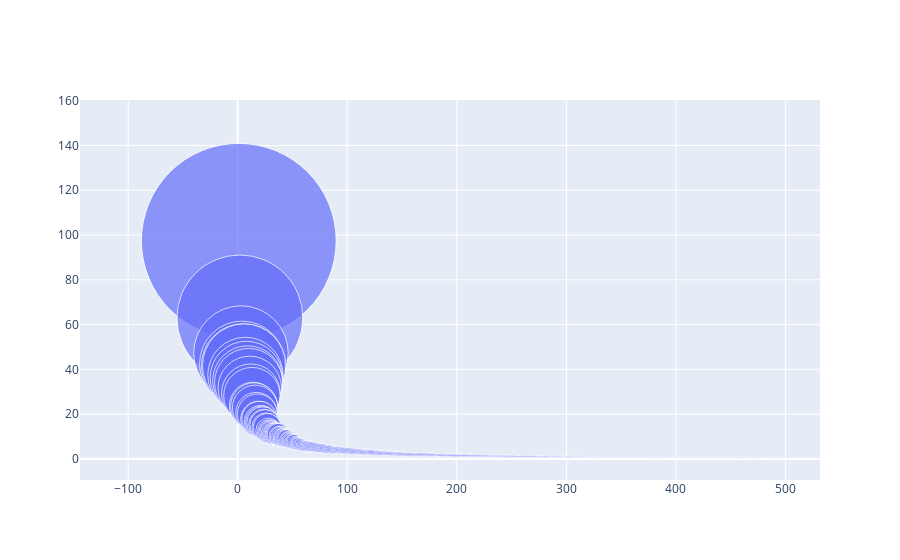

Notebook source saved alongside this figure:
### Code cell
import plotly.graph_objects as go

fig = go.Figure(data=[go.Scatter(
    x=[i for i in range(1,len(sortedRes)+1)], y=wordsTFIDF,
    mode='markers',
    text= words,
    marker_size= [i*2 for i in wordsTFIDF]
    )
])

fig.show()

### Figure 1 — Plotly figure (JSON) as saved in the notebook; plotly's stock layout.template omitted (floating-point values rounded to 4 significant figures; data arrays with more than 128 entries replaced by an {"elided": "..."} marker saying what was removed)
{"data": [{"marker": {"size": {"elided": "495 float values"}}, "mode": "markers", "text": {"elided": "495 str values"}, "type": "scatter", "x": {"elided": "495 int values"}, "y": {"elided": "495 float values"}}], "layout": {}}
